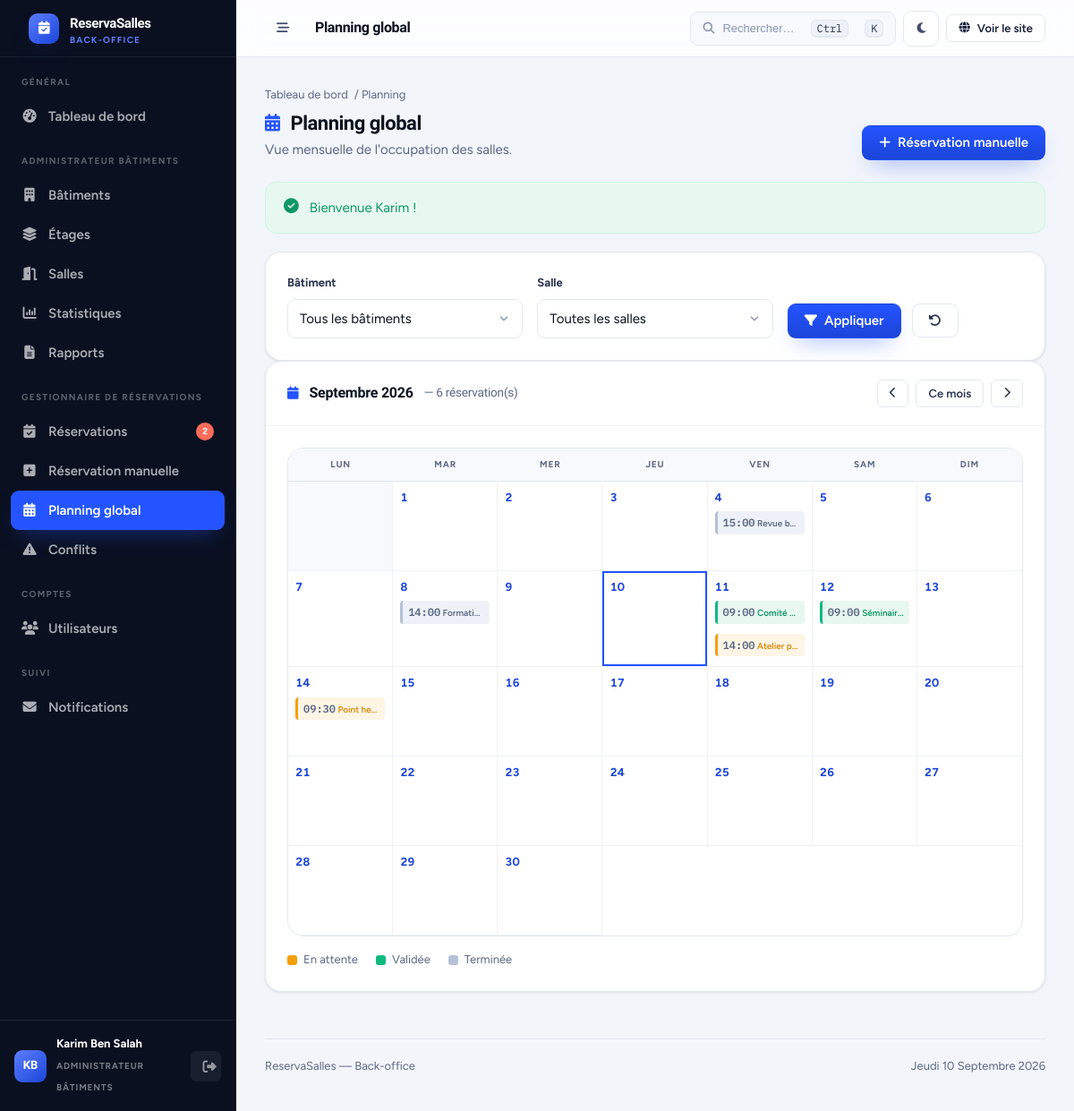
Page /view/backend/calendrier.php (signed in) on the earlier database version.
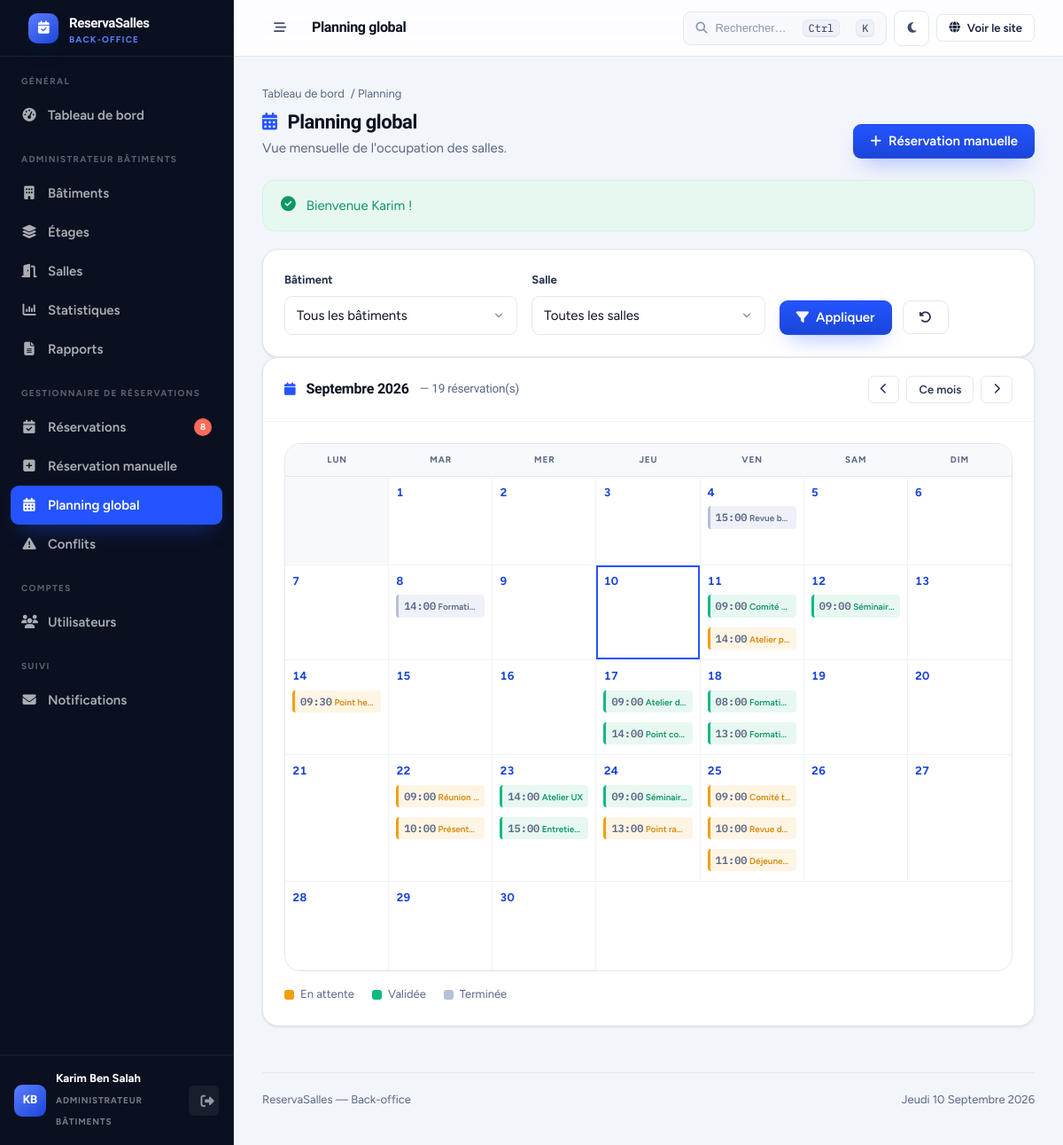
Same page on the later database version.
### tables this page shows
CREATE TABLE `reservation` (
  `id_reservation`  int(11)      NOT NULL AUTO_INCREMENT,
  `id_salle`        int(11)      NOT NULL,
  `id_utilisateur`  int(11)      NOT NULL,
  `titre`           varchar(150) NOT NULL,
  `description`     text         DEFAULT NULL,
  `date_debut`      datetime     NOT NULL,
  `date_fin`        datetime     NOT NULL,
  `nb_participants` int(11)      NOT NULL DEFAULT 1,
  `statut`          enum('en_attente','validee','refusee','annulee','terminee') NOT NULL DEFAULT 'en_attente',
  `motif_refus`     text         DEFAULT NULL,
  `id_validateur`   int(11)      DEFAULT NULL,
  `date_validation` datetime     DEFAULT NULL,
  `date_creation`   datetime     NOT NULL DEFAULT current_timestamp(),
  PRIMARY KEY (`id_reservation`),
  KEY `idx_res_salle` (`id_salle`),
  KEY `idx_res_user` (`id_utilisateur`),
  KEY `idx_res_statut` (`statut`),
  KEY `idx_res_dates` (`date_debut`,`date_fin`),
  KEY `fk_res_validateur` (`id_validateur`),
  CONSTRAINT `fk_res_salle` FOREIGN KEY (`id_salle`)
      REFERENCES `salle` (`id_salle`) ON DELETE CASCADE ON UPDATE CASCADE,
  CONSTRAINT `fk_res_user` FOREIGN KEY (`id_utilisateur`)
      REFERENCES `utilisateur` (`id_utilisateur`) ON DELETE CASCADE ON UPDATE CASCADE,
  CONSTRAINT `fk_res_validateur` FOREIGN KEY (`id_validateur`)
      REFERENCES `utilisateur` (`id_utilisateur`) ON DELETE SET NULL ON UPDATE CASCADE
);

CREATE TABLE `utilisateur` (
  `id_utilisateur` int(11)      NOT NULL AUTO_INCREMENT,
  `nom`            varchar(60)  NOT NULL,
  `prenom`         varchar(60)  NOT NULL,
  `email`          varchar(120) NOT NULL,
  `mot_de_passe`   varchar(255) NOT NULL,
  `telephone`      varchar(20)  DEFAULT NULL,
  `departement`    varchar(80)  DEFAULT NULL,
  `role`           enum('admin','gestionnaire','utilisateur') NOT NULL DEFAULT 'utilisateur',
  `statut`         enum('actif','inactif') NOT NULL DEFAULT 'actif',
  `date_creation`  datetime     NOT NULL DEFAULT current_timestamp(),
  PRIMARY KEY (`id_utilisateur`),
  UNIQUE KEY `uk_email` (`email`),
  KEY `idx_role` (`role`)
);

### init.php (called while the page is built, shortened)
<?php
function e($valeur): string
{
    return htmlspecialchars((string)($valeur ?? ''), ENT_QUOTES, 'UTF-8');
}
function utilisateur_courant(): ?array
{
    return $_SESSION['utilisateur'] ?? null;
}
function fmt_heure(?string $sqlDate): string
{
    return empty($sqlDate) ? '—' : date('H:i', strtotime($sqlDate));
}
function libelle_role(string $role): string
{
    return [
        'admin'        => 'Administrateur Bâtiments',
        'gestionnaire' => 'Gestionnaire de Réservations',
        'utilisateur'  => 'Utilisateur',
    ][$role] ?? $role;
}

### controller/ReservationC.php (called while the page is built, shortened)
<?php
class ReservationC
{
    public function getCalendrierMois(int $annee, int $mois, ?int $idSalle = null,
                                      ?int $idBatiment = null): array
    {
        $db      = config::getConnexion();
        $debut   = sprintf('%04d-%02d-01 00:00:00', $annee, $mois);
        $finMois = date('Y-m-t 23:59:59', strtotime($debut));
        $sql = self::SELECT_BASE . "
                WHERE r.date_debut BETWEEN :debut AND :fin
                  AND r.statut IN ('en_attente','validee','terminee')";
        $params = ['debut' => $debut, 'fin' => $finMois];
        $sql .= ' ORDER BY r.date_debut';
        $req = $db->prepare($sql);
        $req->execute($params);
        $parJour = [];
        foreach ($req->fetchAll() as $r) {
            $parJour[date('Y-m-d', strtotime($r['date_debut']))][] = $r;
        }
        return $parJour;
    }
}

### view/backend/calendrier.php (the view, shortened to what the rows shown need)
<?php
require_once dirname(__DIR__, 2) . '/init.php';
$reservationC = new ReservationC();
$mois  = isset($_GET['mois'])  && ctype_digit((string)$_GET['mois'])  ? (int)$_GET['mois']  : (int)date('n');
$annee = isset($_GET['annee']) && ctype_digit((string)$_GET['annee']) ? (int)$_GET['annee'] : (int)date('Y');
$salleFiltre    = $_GET['salle'] ?? 'toutes';
$batimentFiltre = $_GET['batiment'] ?? 'tous';
$idSalle    = ctype_digit((string)$salleFiltre)    ? (int)$salleFiltre    : null;
$idBatiment = ctype_digit((string)$batimentFiltre) ? (int)$batimentFiltre : null;
try {
    $parJour   = $reservationC->getCalendrierMois($annee, $mois, $idSalle, $idBatiment);
} catch (Throwable $e) {
    $erreur = 'Erreur lors du chargement : ' . $e->getMessage();
    $parJour = []; $salles = []; $batiments = []; $duJour = [];
}
$premier     = mktime(0, 0, 0, $mois, 1, $annee);
$nbJours     = (int)date('t', $premier);
$aujourdhui  = date('Y-m-d');
$paramsBase = ['salle' => $salleFiltre, 'batiment' => $batimentFiltre];
$titrePage  = 'Planning global';
require __DIR__ . '/partials/header.php';
?>
<div class="page-header">
    <div>
        <h2><i class="fas fa-calendar-days"></i> Planning global</h2>
    </div>
</div>
<div class="card">
    <div class="card-body">
        <div class="calendrier">
        <div class="cal-grille">
            <?php for ($jour = 1; $jour <= $nbJours; $jour++): ?>
                <?php
                $dateIso   = sprintf('%04d-%02d-%02d', $annee, $mois, $jour);
                $duJourCal = $parJour[$dateIso] ?? [];
                $classes   = 'cal-jour cal-lien';
                if ($dateIso === $aujourdhui)  $classes .= ' aujourdhui';
                if ($duJourCal)                $classes .= ' occupe';
                ?>
                <a class="<?= $classes ?>"
                   href="?<?= e(http_build_query($paramsBase + ['mois' => $mois, 'annee' => $annee, 'jour' => $dateIso])) ?>">
                    <div class="cal-num"><?= $jour ?></div>
                    <div class="cal-liste">
                        <?php foreach (array_slice($duJourCal, 0, 3) as $ev): ?>
                            <div class="cal-event <?= e($ev['statut']) ?>"
                                 title="<?= e($ev['titre'] . ' — ' . $ev['nom_salle'] . ' — ' . fmt_heure($ev['date_debut'])) ?>">
                                <span class="cal-h"><?= e(fmt_heure($ev['date_debut'])) ?></span>
                                <?= e(mb_substr($ev['titre'], 0, 16)) ?>
                            </div>
                        <?php endforeach; ?>
                    </div>
                </a>
            <?php endfor; ?>
        </div>
        </div>
    </div>
</div>
<?php require __DIR__ . '/partials/footer.php'; ?>

### view/backend/partials/header.php (shortened to what the rows shown need)
<?php
$titrePage  = $titrePage  ?? 'Administration';
$moi        = utilisateur_courant();
$init       = mb_strtoupper(mb_substr($moi['prenom'], 0, 1) . mb_substr($moi['nom'], 0, 1));
?>
<!DOCTYPE html>
<html lang="fr">
<head>
    <link rel="stylesheet" href="https://cdnjs.cloudflare.com/ajax/libs/font-awesome/6.5.1/css/all.min.css">
    <link rel="stylesheet" href="../../assets/css/app.css?v=10">
    <link rel="stylesheet" href="../../assets/css/shell.css?v=10">
    <link rel="stylesheet" href="../../assets/css/compat.css?v=10">
</head>
<body>
<div class="admin">
    <aside class="rail" aria-label="Navigation de l'administration">
        <div class="rail-foot">
            <span class="avatar"><?= e($init) ?></span>
            <span class="who">
                <b><?= e($moi['prenom'] . ' ' . $moi['nom']) ?></b>
                <span><?= e(libelle_role($moi['role'])) ?></span>
            </span>
            <a class="out" href="../frontend/logout.php" title="Se déconnecter" aria-label="Se déconnecter">
                <i class="fas fa-right-from-bracket"></i>
            </a>
        </div>
    </aside>
    <div class="main">
        <header class="topbar">
            <h1><?= e($titrePage) ?></h1>
        </header>
        <main id="main" class="content" tabindex="-1">

Differences in the rows shown:
now on this page (row unchanged): utilisateur: init "KB", prenom+nom "Karim Ben Salah"
added reservation: date_debut "09:00", titre "Atelier d…"
added reservation: date_debut "14:00", titre "Point co…"
added reservation: date_debut "08:00", titre "Formati…"
added reservation: date_debut "13:00", titre "Formati…"
added reservation: date_debut "09:00", titre "Réunion…", statut "en_attente" (drawn)
added reservation: date_debut "10:00", titre "Présent…", statut "en_attente" (drawn)
added reservation: date_debut "14:00", titre "Atelier UX"
added reservation: date_debut "15:00", titre "Entretie…"
added reservation: date_debut "09:00", titre "Séminair…"
added reservation: date_debut "13:00", titre "Point ra…", statut "en_attente" (drawn)
added reservation: date_debut "09:00", titre "Comité…", statut "en_attente" (drawn)
added reservation: date_debut "10:00", titre "Revue d…", statut "en_attente" (drawn)
added reservation: date_debut "11:00", titre "Déjeune…", statut "en_attente" (drawn)
Other differences:
$nbEnAttente: "2" → "8"
$nbEvenements: "6" → "19"
$init: "KB" → (not shown)
$moi['prenom'] . ' ' . $moi['nom']: "Karim Ben Salah" → (not shown)
